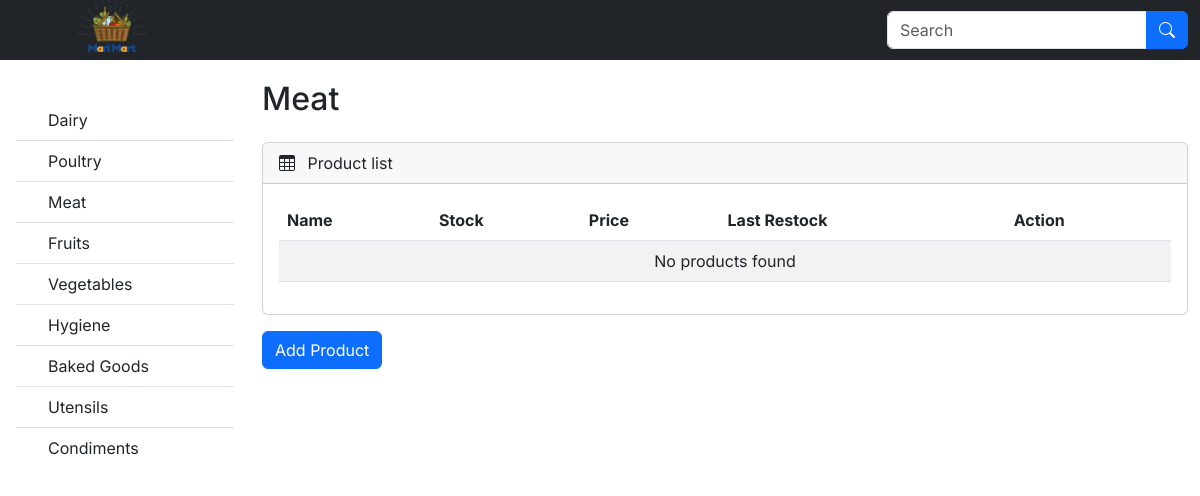
The app's page /product.php?category=Meat with its own data.
### tables this page shows
CREATE TABLE `categories` (
  `id` int(255) NOT NULL,
  `category_name` varchar(255) NOT NULL
);

### product.php (the view, shortened to what this page needs)
<?php include 'config/connection.php';
if (isset($_GET['category'])) {
  $category = $connection->real_escape_string($_GET['category']);
} else {
  header("Location: index.php");
  exit();
}
?>
<!DOCTYPE html>
<html lang="en">
<head>
    <link rel="stylesheet" href="https://cdn.jsdelivr.net/npm/bootstrap-icons@1.4.1/font/bootstrap-icons.css"/>
    <link rel="stylesheet" href="https://cdnjs.cloudflare.com/ajax/libs/twitter-bootstrap/5.3.0/css/bootstrap.min.css">
    <link rel="stylesheet" href="https://cdn.datatables.net/2.0.0/css/dataTables.bootstrap5.css">
    <link rel="stylesheet" href="css/styles.css">
</head>
<body>
  <?php include "navbar.php"?>
    <nav id="sidebarMenu" class="collapse d-lg-block sidebar collapse bg-white">
        <div class="position-sticky">
            <div class="list-group list-group-flush mx-3 mt-4">
                <?php
                $query = "SELECT * FROM categories";
                $result = mysqli_query($connection, $query);
                if (mysqli_num_rows($result) > 0) {
                while ($row = mysqli_fetch_assoc($result)) {
                    echo '<a href="product.php?category=' . urlencode($row["category_name"]) . '" class="list-group-item list-group-item-action py-2 ripple">';
                    echo '<i class="fas fa-tachometer-alt fa-fw me-3"></i><span>' . htmlspecialchars($row["category_name"]) . '</span>';
                    echo '</a>';
                }
                } else {
                    echo '<p>No categories found.</p>';
                }
                ?>
            </div>
        </div>
    </nav>
    <main class="mt-5 pt-3">
        <div class="container-fluid">
        <h2 class="py-3"><?php echo $category?></h2>
            <div class="row">
                <div class="col-md-12 mb-3">
                    <div class="card">
                        <div class="card-header">
                            <span><i class="bi bi-table me-2"></i></span> Product list
                        </div>
                        <div class="card-body">
                            <div class="table-responsive">
                                <table id="example" class="table table-striped data-table" style="width: 100%">
                                    <thead>
                                        <tr>
                                            <th>Name</th>
                                            <th>Stock</th>
                                            <th>Price</th>
                                            <th>Last Restock</th>
                                            <th>Action</th>
                                        </tr>
                                    </thead>
                                    <tbody>
                                    <?php
                            $query = "SELECT * FROM product_list where category='$category'";
                            $result = mysqli_query($connection, $query);
                            if (mysqli_num_rows($result) > 0) {
                                while ($row = mysqli_fetch_assoc($result)) {
                                  echo '<tr>';
                                  echo '<td>' . htmlspecialchars($row['name']) . '</td>';
                                  echo '<td>' . htmlspecialchars($row['stock']) . '</td>';
                                  echo '<td>₱' . htmlspecialchars($row['price']) . '</td>';
                                  echo '<td>' . htmlspecialchars($row['last_restock']) . '</td>';
                                  echo '<td>
                                          <button class="btn btn-warning btn-sm update-btn"
                                                  data-bs-toggle="modal"
                                                  data-bs-target="#updateProductModal"
                                                  data-product-id="' . $row['id'] . '"
                                                  data-product-name="' . htmlspecialchars($row['name']) . '"
                                                  data-product-category="' . htmlspecialchars($row['category']) . '"
                                                  data-product-price="' . htmlspecialchars($row['price']) . '"
                                                  data-product-stock="' . htmlspecialchars($row['stock']) . '">Update</button>
                                          <button class="btn btn-danger btn-sm delete-btn"
                                                  data-bs-toggle="modal"
                                                  data-bs-target="#deleteConfirmationModal"
                                                  data-product-id="' . $row['id'] . '">Delete</button>
                                          <button class="btn btn-success btn-sm restock-btn"
                                                  data-bs-toggle="modal"
                                                  data-bs-target="#restockProductModal"
                                                  data-product-id="' . $row['id'] . '">Restock</button>
                                        </td>';
                                  echo '</tr>';
                                }
                            } else {
                                echo "<tr><td colspan='5' class='text-center'>No products found</td></tr>";
                            }
                            ?>
                                    </tbody>
                                </table>
                            </div>
            </div>
 </div>
        </div>
    </div>
                <button class="btn btn-primary" data-bs-toggle="modal" data-bs-target="#addCategoryModal">Add Product</button>
</div>
    </main>
</body>
</html>

### css/styles.css (style rules this page uses)
body, button { font-family: "Inter", sans-serif; }
body { display: flex; }
#sidebarMenu { position: fixed; top: 56px; left: 0; width: 250px; height: calc(100% - 56px); padding-top: 20px; background-color: #f8f9fa; overflow-x: hidden; overflow-y: auto; display: flex; flex-direction: column; justify-content: space-between; }
main { margin-left: 250px; padding-top: 56px; width: 100%; }

### records on screen
categories: category_name "Dairy"
categories: category_name "Poultry"
categories: category_name "Meat"
categories: category_name "Fruits"
categories: category_name "Vegetables"
categories: category_name "Hygiene"
categories: category_name "Baked Goods"
categories: category_name "Utensils"
categories: category_name "Condiments"

### other values on screen
$category "Meat"
